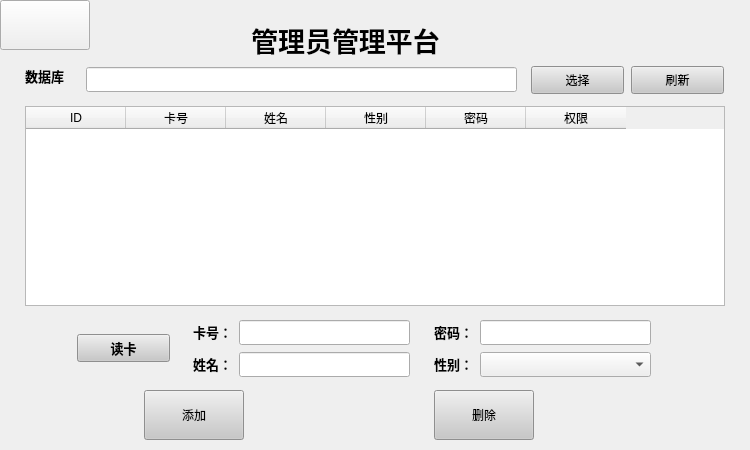
<?xml version="1.0" encoding="UTF-8"?>
<ui version="4.0">
 <class>SystemManage</class>
 <widget class="QWidget" name="SystemManage">
  <property name="geometry">
   <rect>
    <x>0</x>
    <y>0</y>
    <width>750</width>
    <height>450</height>
   </rect>
  </property>
  <property name="minimumSize">
   <size>
    <width>750</width>
    <height>450</height>
   </size>
  </property>
  <property name="maximumSize">
   <size>
    <width>750</width>
    <height>450</height>
   </size>
  </property>
  <property name="windowTitle">
   <string>Form</string>
  </property>
  <widget class="QTableWidget" name="db_table">
   <property name="geometry">
    <rect>
     <x>25</x>
     <y>106</y>
     <width>700</width>
     <height>200</height>
    </rect>
   </property>
   <property name="minimumSize">
    <size>
     <width>700</width>
     <height>200</height>
    </size>
   </property>
   <property name="editTriggers">
    <set>QAbstractItemView::NoEditTriggers</set>
   </property>
   <property name="selectionMode">
    <enum>QAbstractItemView::SingleSelection</enum>
   </property>
   <property name="selectionBehavior">
    <enum>QAbstractItemView::SelectRows</enum>
   </property>
   <column>
    <property name="text">
     <string>ID</string>
    </property>
   </column>
   <column>
    <property name="text">
     <string>卡号</string>
    </property>
   </column>
   <column>
    <property name="text">
     <string>姓名</string>
    </property>
   </column>
   <column>
    <property name="text">
     <string>性别</string>
    </property>
   </column>
   <column>
    <property name="text">
     <string>密码</string>
    </property>
   </column>
   <column>
    <property name="text">
     <string>权限</string>
    </property>
   </column>
  </widget>
  <widget class="QLabel" name="label">
   <property name="geometry">
    <rect>
     <x>0</x>
     <y>0</y>
     <width>831</width>
     <height>541</height>
    </rect>
   </property>
   <property name="styleSheet">
    <string notr="true">border-image: url(:/Images/bg2.jpg);</string>
   </property>
   <property name="text">
    <string/>
   </property>
  </widget>
  <widget class="QPushButton" name="btn_dbselect">
   <property name="geometry">
    <rect>
     <x>531</x>
     <y>66</y>
     <width>93</width>
     <height>28</height>
    </rect>
   </property>
   <property name="styleSheet">
    <string notr="true">background-color: rgb(200, 200, 200);</string>
   </property>
   <property name="text">
    <string>选择</string>
   </property>
  </widget>
  <widget class="QLineEdit" name="ted_dbpath">
   <property name="geometry">
    <rect>
     <x>86</x>
     <y>67</y>
     <width>431</width>
     <height>25</height>
    </rect>
   </property>
   <property name="minimumSize">
    <size>
     <width>0</width>
     <height>25</height>
    </size>
   </property>
   <property name="readOnly">
    <bool>true</bool>
   </property>
  </widget>
  <widget class="QComboBox" name="ted_showSex">
   <property name="geometry">
    <rect>
     <x>480</x>
     <y>352</y>
     <width>171</width>
     <height>25</height>
    </rect>
   </property>
   <property name="minimumSize">
    <size>
     <width>150</width>
     <height>25</height>
    </size>
   </property>
   <item>
    <property name="text">
     <string/>
    </property>
   </item>
   <item>
    <property name="text">
     <string>男</string>
    </property>
   </item>
   <item>
    <property name="text">
     <string>女</string>
    </property>
   </item>
  </widget>
  <widget class="QLabel" name="lb_cardID_2">
   <property name="geometry">
    <rect>
     <x>419</x>
     <y>320</y>
     <width>54</width>
     <height>25</height>
    </rect>
   </property>
   <property name="minimumSize">
    <size>
     <width>0</width>
     <height>25</height>
    </size>
   </property>
   <property name="text">
    <string>&lt;html&gt;&lt;head/&gt;&lt;body&gt;&lt;p align=&quot;right&quot;&gt;&lt;span style=&quot; font-size:10pt; font-weight:600;&quot;&gt;  密码：&lt;/span&gt;&lt;/p&gt;&lt;/body&gt;&lt;/html&gt;</string>
   </property>
  </widget>
  <widget class="QPushButton" name="pbn_addName">
   <property name="geometry">
    <rect>
     <x>144</x>
     <y>390</y>
     <width>100</width>
     <height>50</height>
    </rect>
   </property>
   <property name="styleSheet">
    <string notr="true">background-color: rgb(200, 200, 200);</string>
   </property>
   <property name="text">
    <string>添加</string>
   </property>
  </widget>
  <widget class="QLabel" name="lb_cardName">
   <property name="geometry">
    <rect>
     <x>178</x>
     <y>352</y>
     <width>54</width>
     <height>25</height>
    </rect>
   </property>
   <property name="minimumSize">
    <size>
     <width>0</width>
     <height>25</height>
    </size>
   </property>
   <property name="text">
    <string>&lt;html&gt;&lt;head/&gt;&lt;body&gt;&lt;p align=&quot;right&quot;&gt;&lt;span style=&quot; font-size:10pt; font-weight:600;&quot;&gt;姓名：&lt;/span&gt;&lt;/p&gt;&lt;/body&gt;&lt;/html&gt;</string>
   </property>
  </widget>
  <widget class="QLabel" name="lb_db">
   <property name="geometry">
    <rect>
     <x>25</x>
     <y>66</y>
     <width>54</width>
     <height>21</height>
    </rect>
   </property>
   <property name="text">
    <string>&lt;html&gt;&lt;head/&gt;&lt;body&gt;&lt;p&gt;&lt;span style=&quot; font-size:10pt; font-weight:600;&quot;&gt;数据库&lt;/span&gt;&lt;/p&gt;&lt;/body&gt;&lt;/html&gt;</string>
   </property>
  </widget>
  <widget class="QPushButton" name="ptn_delete">
   <property name="geometry">
    <rect>
     <x>434</x>
     <y>390</y>
     <width>100</width>
     <height>50</height>
    </rect>
   </property>
   <property name="styleSheet">
    <string notr="true">background-color: rgb(200, 200, 200);</string>
   </property>
   <property name="text">
    <string>删除</string>
   </property>
  </widget>
  <widget class="QLineEdit" name="ted_showNumber">
   <property name="enabled">
    <bool>true</bool>
   </property>
   <property name="geometry">
    <rect>
     <x>239</x>
     <y>320</y>
     <width>171</width>
     <height>25</height>
    </rect>
   </property>
   <property name="minimumSize">
    <size>
     <width>150</width>
     <height>25</height>
    </size>
   </property>
  </widget>
  <widget class="QLineEdit" name="ted_showName">
   <property name="geometry">
    <rect>
     <x>239</x>
     <y>352</y>
     <width>171</width>
     <height>25</height>
    </rect>
   </property>
   <property name="minimumSize">
    <size>
     <width>150</width>
     <height>25</height>
    </size>
   </property>
  </widget>
  <widget class="QLineEdit" name="ted_showPassword">
   <property name="geometry">
    <rect>
     <x>480</x>
     <y>320</y>
     <width>171</width>
     <height>25</height>
    </rect>
   </property>
   <property name="minimumSize">
    <size>
     <width>150</width>
     <height>25</height>
    </size>
   </property>
   <property name="text">
    <string/>
   </property>
  </widget>
  <widget class="QLabel" name="lb_cardSex">
   <property name="geometry">
    <rect>
     <x>419</x>
     <y>352</y>
     <width>54</width>
     <height>25</height>
    </rect>
   </property>
   <property name="minimumSize">
    <size>
     <width>0</width>
     <height>25</height>
    </size>
   </property>
   <property name="text">
    <string>&lt;html&gt;&lt;head/&gt;&lt;body&gt;&lt;p align=&quot;right&quot;&gt;&lt;span style=&quot; font-size:10pt; font-weight:600;&quot;&gt;       性别：&lt;/span&gt;&lt;/p&gt;&lt;/body&gt;&lt;/html&gt;</string>
   </property>
  </widget>
  <widget class="QPushButton" name="pbn_start">
   <property name="geometry">
    <rect>
     <x>77</x>
     <y>334</y>
     <width>93</width>
     <height>28</height>
    </rect>
   </property>
   <property name="font">
    <font>
     <pointsize>10</pointsize>
     <weight>75</weight>
     <bold>true</bold>
    </font>
   </property>
   <property name="styleSheet">
    <string notr="true">background-color: rgb(200, 200, 200);</string>
   </property>
   <property name="text">
    <string>读卡</string>
   </property>
  </widget>
  <widget class="QLabel" name="lb_cardID">
   <property name="geometry">
    <rect>
     <x>178</x>
     <y>320</y>
     <width>54</width>
     <height>25</height>
    </rect>
   </property>
   <property name="minimumSize">
    <size>
     <width>0</width>
     <height>25</height>
    </size>
   </property>
   <property name="text">
    <string>&lt;html&gt;&lt;head/&gt;&lt;body&gt;&lt;p align=&quot;right&quot;&gt;&lt;span style=&quot; font-size:10pt; font-weight:600;&quot;&gt;卡号：&lt;/span&gt;&lt;/p&gt;&lt;/body&gt;&lt;/html&gt;</string>
   </property>
  </widget>
  <widget class="QPushButton" name="btn_dbrefresh">
   <property name="geometry">
    <rect>
     <x>631</x>
     <y>66</y>
     <width>93</width>
     <height>28</height>
    </rect>
   </property>
   <property name="styleSheet">
    <string notr="true">background-color: rgb(200, 200, 200);</string>
   </property>
   <property name="text">
    <string>刷新</string>
   </property>
  </widget>
  <widget class="QPushButton" name="pbn_back">
   <property name="geometry">
    <rect>
     <x>0</x>
     <y>0</y>
     <width>90</width>
     <height>50</height>
    </rect>
   </property>
   <property name="minimumSize">
    <size>
     <width>90</width>
     <height>50</height>
    </size>
   </property>
   <property name="styleSheet">
    <string notr="true">border-image: url(:/Images/back.png);</string>
   </property>
   <property name="text">
    <string/>
   </property>
  </widget>
  <widget class="QLabel" name="lb_sysName">
   <property name="geometry">
    <rect>
     <x>140</x>
     <y>10</y>
     <width>411</width>
     <height>61</height>
    </rect>
   </property>
   <property name="text">
    <string>&lt;html&gt;&lt;head/&gt;&lt;body&gt;&lt;p align=&quot;center&quot;&gt;&lt;span style=&quot; font-size:20pt; font-weight:600;&quot;&gt;管理员管理平台&lt;/span&gt;&lt;/p&gt;&lt;/body&gt;&lt;/html&gt;</string>
   </property>
  </widget>
  <zorder>label</zorder>
  <zorder>btn_dbselect</zorder>
  <zorder>ted_dbpath</zorder>
  <zorder>ted_showSex</zorder>
  <zorder>db_table</zorder>
  <zorder>lb_cardID_2</zorder>
  <zorder>pbn_addName</zorder>
  <zorder>lb_cardName</zorder>
  <zorder>lb_db</zorder>
  <zorder>ptn_delete</zorder>
  <zorder>ted_showNumber</zorder>
  <zorder>ted_showName</zorder>
  <zorder>ted_showPassword</zorder>
  <zorder>lb_cardSex</zorder>
  <zorder>pbn_start</zorder>
  <zorder>lb_cardID</zorder>
  <zorder>btn_dbrefresh</zorder>
  <zorder>pbn_back</zorder>
  <zorder>lb_sysName</zorder>
 </widget>
 <resources/>
 <connections/>
</ui>
